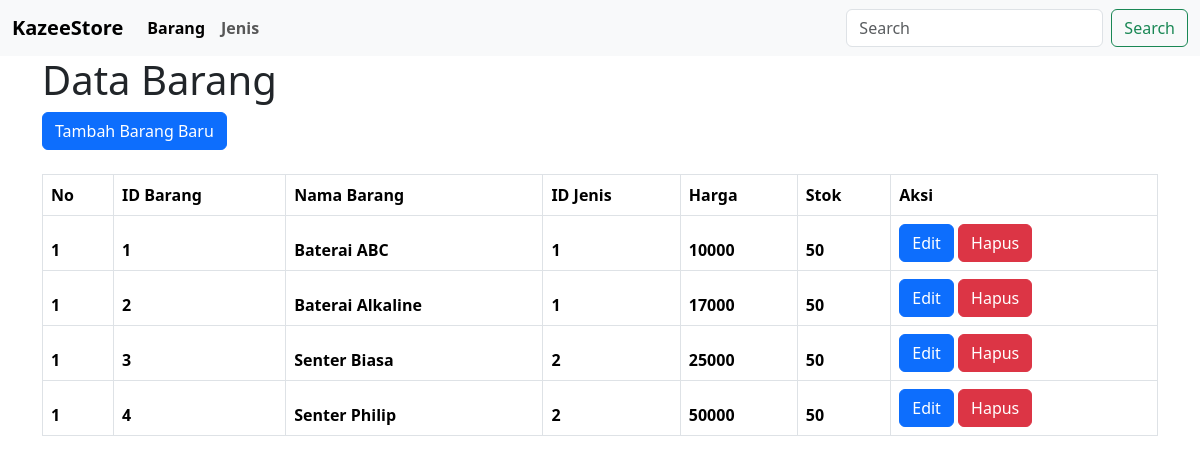
/view/barang/index.php, run on the app's committed database.
### tables this page shows
CREATE TABLE `barang` (
  `id_barang` int NOT NULL,
  `nama_barang` varchar(25) DEFAULT NULL,
  `id_jenis` int DEFAULT NULL,
  `harga` int DEFAULT NULL,
  `stok` int DEFAULT NULL
);

### view/barang/index.php (the view, shortened to what this page needs)
<!DOCTYPE html>
<html lang="en">
<b>
    <link rel="stylesheet" href="https://cdn.jsdelivr.net/npm/bootstrap@5.3.3/dist/css/bootstrap.min.css">
</head>
<body>
<nav class="navbar navbar-expand-lg bg-body-tertiary">
  <div class="container-fluid">
    <a class="navbar-brand" href="#">KazeeStore</a>
    <div class="collapse navbar-collapse" id="navbarSupportedContent">
      <ul class="navbar-nav me-auto mb-2 mb-lg-0">
        <li class="nav-item">
          <a class="nav-link active" aria-current="page" href="../barang/index.php">Barang</a>
        </li>
        <li class="nav-item">
          <a class="nav-link" href="../jenis/index.php">Jenis</a>
        </li>
      </ul>
      <form class="d-flex" role="search">
        <input class="form-control me-2" type="search" placeholder="Search" aria-label="Search">
        <button class="btn btn-outline-success" type="submit">Search</button>
      </form>
  </div>
</nav>
<div class="container">
    <h1>Data Barang</h1>
    <a href="view_tambah.php" class="btn btn-primary">Tambah Barang Baru</a>
    <br></br>
    <table class="table table-bordered table-striped" border="1">
  <thead>
    <tr>
      <th scope="col">No</th>
      <th scope="col">ID Barang</th>
      <th scope="col">Nama Barang</th>
      <th scope="col">ID Jenis</th>
      <th scope="col">Harga</th>
      <th scope="col">Stok</th>
      <th scope="col">Aksi</th>
  <?php
  include '../../config/koneksi.php';
  $query = mysqli_query($conn, "SELECT * FROM barang");
  $no=1;
  if(mysqli_num_rows($query)){
    while ($result=mysqli_fetch_assoc($query)){
      ?>
    <tr>
      <td><?php echo $no;?></td>
      <td><?php echo $result['id_barang'];?></td>
      <td><?php echo $result['nama_barang'];?></td>
      <td><?php echo $result['id_jenis'];?></td>
      <td><?php echo $result['harga'];?></td>
      <td><?php echo $result['stok'];?></td>
      <td>
      <button type="button" class="btn btn-primary">Edit</button>
      <button type="button" class="btn btn-danger">Hapus</button>
      </td>
    </tr>
  <?php
    }
  }
    ?>
</table>
</div>
</body>
</html>

### data on the page
barang: id_barang "1", nama_barang "Baterai ABC", id_jenis "1", harga "10000", stok "50"
barang: id_barang "2", nama_barang "Baterai Alkaline", id_jenis "1", harga "17000", stok "50"
barang: id_barang "3", nama_barang "Senter Biasa", id_jenis "2", harga "25000", stok "50"
barang: id_barang "4", nama_barang "Senter Philip", id_jenis "2", harga "50000", stok "50"
